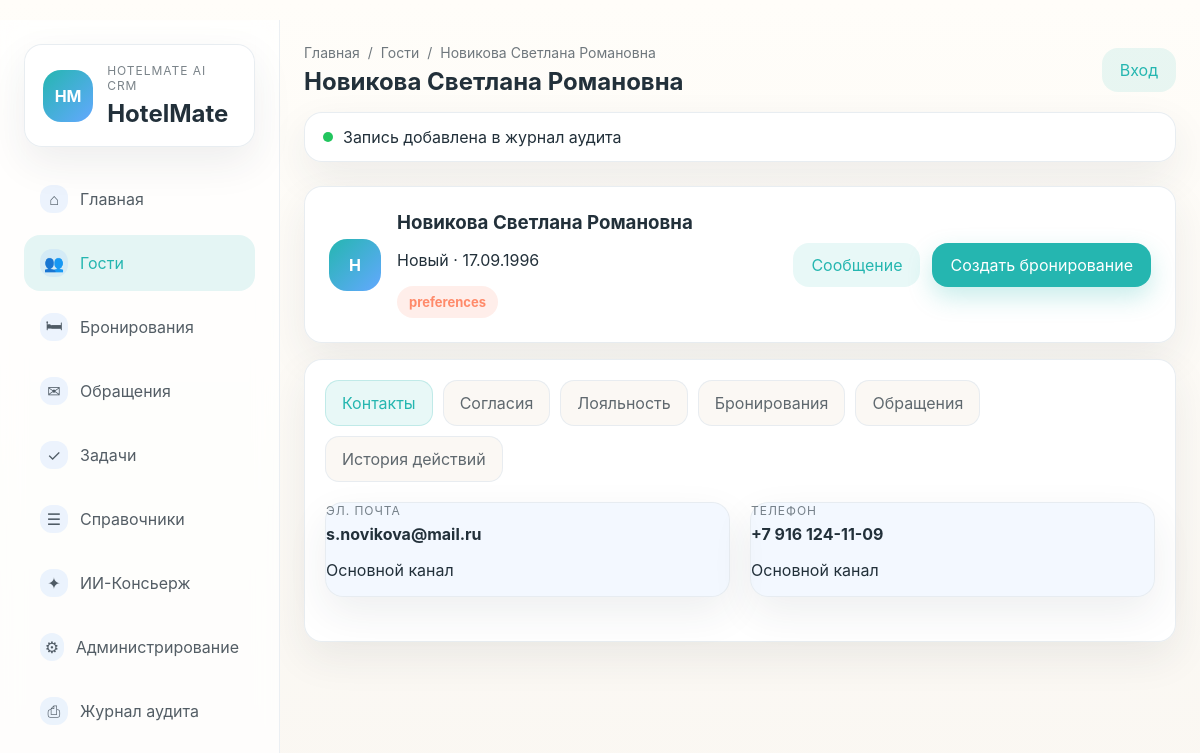
The page /guests/12/ on the database its author committed.
### ui/models.py (models this page shows, shortened)
class TimestampedModel(models.Model):
    created_at = models.DateTimeField(auto_now_add=True)
    updated_at = models.DateTimeField(auto_now=True)
    class Meta:
        abstract = True

class Client(TimestampedModel):
    last_name = models.CharField('фамилия', max_length=150)
    first_name = models.CharField('имя', max_length=150)
    middle_name = models.CharField('отчество', max_length=150, blank=True, default='')
    birth_date = models.DateField('дата_рождения', blank=True, null=True)
    segment = models.ForeignKey('ClientSegment', on_delete=models.SET_NULL, null=True, blank=True, verbose_name='сегмент', db_column='segment', to_field='code')
    preferences = models.JSONField('предпочтения_json', blank=True, null=True)
    notes = models.TextField('примечания', blank=True, default='')
    loyalty_level = models.ForeignKey('LoyaltyLevel', on_delete=models.SET_NULL, null=True, blank=True, verbose_name='уровень лояльности', db_column='loyalty_level', to_field='code')
    loyalty_points = models.IntegerField('баллы лояльности', default=0)
    class Meta:
        verbose_name = 'Клиент'
        verbose_name_plural = 'Клиенты'
    def __str__(self) -> str:
        parts = [self.last_name, self.first_name]
        if self.middle_name:
            parts.append(self.middle_name)
        return ' '.join(parts)

class ClientSegment(models.Model):
    code = models.CharField('код', max_length=80, primary_key=True)
    label = models.CharField('название', max_length=200)
    order = models.PositiveIntegerField('порядок', default=0)
    class Meta:
        verbose_name = 'Сегмент клиента'
        verbose_name_plural = 'Сегменты клиентов'
        ordering = ['order']
    def __str__(self): return self.label

class ContactChannel(TimestampedModel):
    client = models.ForeignKey(
        Client,
        on_delete=models.CASCADE,
        related_name='contact_channels',
        verbose_name='клиент',
    )
    type = models.ForeignKey('ContactChannelType', on_delete=models.PROTECT, verbose_name='тип', db_column='type', to_field='code')
    value = models.CharField('значение', max_length=255)
    is_primary = models.BooleanField('is_primary', default=False)
    verified_at = models.DateTimeField('verified_at', blank=True, null=True)
    priority = models.PositiveIntegerField('priority', default=0)
    class Meta:
        verbose_name = 'Контактный канал'
        verbose_name_plural = 'Контактные каналы'
        constraints = [
            models.UniqueConstraint(fields=['type_id', 'value'], name='uq_contactchannel_type_value'),
        ]

class ContactChannelType(models.Model):
    code = models.CharField('код', max_length=80, primary_key=True)
    label = models.CharField('название', max_length=200)
    order = models.PositiveIntegerField('порядок', default=0)
    class Meta:
        verbose_name = 'Тип контактного канала'
        verbose_name_plural = 'Типы контактных каналов'
        ordering = ['order']
    def __str__(self): return self.label

### ui/views.py (the view)
# urls.py: path('guests/<int:id>/', views.guest_detail, name='guest_detail'),
def guest_detail(request: HttpRequest, id: int) -> HttpResponse:
    guest = get_object_or_404(
        db.Client.objects.prefetch_related('contact_channels', 'consents'),
        pk=id,
    )
    context = base_context('Гости', str(guest), [
        {'label': 'Главная', 'url_name': 'ui:dashboard'},
        {'label': 'Гости', 'url_name': 'ui:guests_list'},
        {'label': str(guest)},
    ])
    booking_ids = list(
        db.Booking.objects.filter(client=guest).order_by('-created_at', '-id').values_list('id', flat=True)[:50]
    )
    ticket_ids = list(
        db.Ticket.objects.filter(client=guest).order_by('-updated_at', '-id').values_list('id', flat=True)[:50]
    )
    activity_filter = Q(entity='Client', entity_id=guest.id)
    if booking_ids:
        activity_filter |= Q(entity='Booking', entity_id__in=booking_ids)
    if ticket_ids:
        activity_filter |= Q(entity='Ticket', entity_id__in=ticket_ids)
    context.update(
        {
            'guest': guest,
            'contact_channels': guest.contact_channels.all().order_by('-is_primary', 'priority', 'id'),
            'consents': guest.consents.all().order_by('-obtained_at', '-id'),
            'loyalty_level': guest.loyalty_level,
            'loyalty_points': guest.loyalty_points,
            'guest_bookings': (
                db.Booking.objects.filter(client=guest)
                .select_related('category')
                .order_by('-created_at', '-id')[:20]
            ),
            'guest_tickets': (
                db.Ticket.objects.filter(client=guest)
                .select_related('booking')
                .order_by('-updated_at', '-id')[:20]
            ),
            'activity_history': (
                db.AuditLog.objects.filter(activity_filter)
                .select_related('actor_employee')
                .order_by('-created_at', '-id')[:30]
            ),
        }
    )
    return render(request, 'ui/guest_detail.html', context)

### ui/models.py (called while the page is built)
    def __str__(self): return self.label

    def __str__(self): return self.label

    def __str__(self): return self.label

    def __str__(self): return self.label

    def __str__(self): return self.label

    def __str__(self) -> str:
        return self.name

### ui/templatetags/translate.py (called while the page is built)
@register.filter
def booking_status(value: str) -> str:
    return _BOOKING_STATUS.get(value, value)

@register.filter
def ticket_status(value: str) -> str:
    return _TICKET_STATUS.get(value, value)

@register.filter
def priority(value: str) -> str:
    return _PRIORITY.get(value, value)

@register.filter
def segment(value: str) -> str:
    return _SEGMENT.get(value, value)

### ui/views.py (called while the page is built)
def base_context(active_page: str, title: str, breadcrumbs: list[dict]) -> dict:
    return {
        'nav_items': NAV_ITEMS,
        'active_page': active_page,
        'page_title': title,
        'breadcrumbs': breadcrumbs,
        'notice': 'Запись добавлена в журнал аудита',
    }

### ui/templates/ui/guest_detail.html (shortened to what this page needs)
{% extends 'ui/base.html' %}
{% load translate %}
{% block content %}
<section class="card hero-card">
    <div class="profile-head">
        <div class="avatar">{{ guest.last_name|slice:':1' }}</div>
        <div>
            <h3>{{ guest }}</h3>
            <p>{{ guest.segment|segment|default:"—" }} · {{ guest.birth_date|date:"d.m.Y"|default:"—" }}</p>
            <div class="badge-row">
                {% if guest.preferences %}<span class="badge badge-sunset">preferences</span>{% endif %}
            </div>
        </div>
        <div class="button-row profile-actions">
            <a class="btn btn-secondary" href="{% url 'ui:crud_create' 'messages' %}">Сообщение</a>
            <a class="btn btn-primary" href="{% url 'ui:crud_create' 'bookings' %}">Создать бронирование</a>
        </div>
    </div>
</section>
<section class="card">
    <div class="tabs" data-tabs>
        <div class="tab-buttons">
            <button class="tab-button active" type="button" data-tab-target="contacts">Контакты</button>
            <button class="tab-button" type="button" data-tab-target="consents">Согласия</button>
            <button class="tab-button" type="button" data-tab-target="loyalty">Лояльность</button>
            <button class="tab-button" type="button" data-tab-target="bookings">Бронирования</button>
            <button class="tab-button" type="button" data-tab-target="tickets">Обращения</button>
            <button class="tab-button" type="button" data-tab-target="history">История действий</button>
        </div>
        <div class="tab-panel active" data-tab-panel="contacts">
            <div class="split-grid">
                {% for channel in contact_channels %}
                    <div class="info-card soft-accent">
                        <p class="eyebrow">{{ channel.type }}</p>
                        <strong>{{ channel.value }}</strong>
                        <p>{% if channel.is_primary %}Основной канал{% else %}Дополнительный канал{% endif %}</p>
                    </div>
                {% endfor %}
            </div>
        </div>
    </div>
</section>
{% endblock %}

### ui/static/ui/styles.css (style rules this page uses)
:root { --sand: #FAF7F2; --sea: #25B6B0; --sky: #63A8FF; --sunset: #FF8A6A; --graphite: #22303A; --mist: #E6EBF0; --success: #22C55E; --warning: #F59E0B; --danger: #EF4444; --white: #FFFFFF; --shadow: 0 16px 40px rgba(34, 48, 58, 0.08); --radius: 18px; }
* { box-sizing: border-box; }
body { margin: 0; font-family: Inter, -apple-system, BlinkMacSystemFont, 'Segoe UI', sans-serif; background: linear-gradient(180deg, #fffdf9 0%, var(--sand) 100%); color: var(--graphite); }
a { color: inherit; text-decoration: none; }
button, input, select, textarea { font: inherit; }
.brand-card, .card, .notice-banner, .kanban-card, .info-card { border-radius: var(--radius); background: rgba(255, 255, 255, 0.95); border: 1px solid rgba(230, 235, 240, 0.9); box-shadow: var(--shadow); }
.brand-mark, .avatar { width: 52px; height: 52px; border-radius: 18px; display: grid; place-items: center; color: var(--white); background: linear-gradient(135deg, var(--sea), var(--sky)); font-weight: 700; }
.eyebrow { margin: 0 0 6px; font-size: 12px; text-transform: uppercase; letter-spacing: 0.08em; color: rgba(34, 48, 58, 0.6); }
.brand-card h1, .topbar h2, .section-head h3, .profile-head h3, .metric-card h3 { margin: 0; }
.topbar-actions, .button-row, .badge-row { display: flex; align-items: center; gap: 12px; }
.btn { border: none; border-radius: 16px; padding: 12px 18px; cursor: pointer; transition: transform 0.2s ease, box-shadow 0.2s ease; }
.btn-primary { color: var(--white); background: var(--sea); box-shadow: 0 10px 24px rgba(37, 182, 176, 0.25); }
.btn-secondary { color: var(--sea); background: rgba(37, 182, 176, 0.1); }
.metrics-grid, .content-grid, .split-grid, .toolbar-grid, .kanban-grid, .detail-layout { display: grid; gap: 20px; margin-bottom: 24px; }
.split-grid { grid-template-columns: repeat(auto-fit, minmax(220px, 1fr)); }
.card, .metric-card, .kanban-column { padding: 20px; }
.section-head, .list-row, .profile-head, .card-meta, .table-row, .timeline-item, .message-bubble { display: flex; align-items: flex-start; justify-content: space-between; gap: 16px; }
.soft-accent { background: rgba(99, 168, 255, 0.08); }
.hero-card { padding: 24px; }
.profile-head { align-items: center; }
.profile-actions { margin-left: auto; }
.badge { display: inline-flex; align-items: center; justify-content: center; padding: 8px 12px; border-radius: 999px; font-size: 13px; font-weight: 700; }
.badge-sunset { background: rgba(255, 138, 106, 0.14); color: var(--sunset); }
.tabs { display: flex; flex-direction: column; gap: 20px; }
.tab-buttons { display: flex; flex-wrap: wrap; gap: 10px; }
.tab-button { border: 1px solid rgba(230, 235, 240, 0.9); background: rgba(250, 247, 242, 0.8); color: rgba(34, 48, 58, 0.72); border-radius: 14px; padding: 12px 16px; cursor: pointer; }
.tab-button.active { color: var(--sea); background: rgba(37, 182, 176, 0.1); border-color: rgba(37, 182, 176, 0.2); }
.tab-panel { display: none; }
.tab-panel.active { display: block; }

### rows shown on the page
Client: last_name "Н", last_name+first_name+middle_name "Новикова Светлана Романовна", segment|segment "Новый", birth_date "17.09.1996"
ContactChannel: type "ЭЛ. ПОЧТА", value "s.novikova@mail.ru", is_primary "Основной канал"
ContactChannel: type "ТЕЛЕФОН", value "+7 916 124-11-09", is_primary "Основной канал"

### other values the page prints
{{ item.icon }} "⌂" "👥" "🛏" "✉" "✓" "☰" "✦" "⚙" "⎙"
{{ item.label }} "Главная" "Гости" "Бронирования" "Обращения" "Задачи" "Справочники" "ИИ-Консьерж" "Администрирование" "Журнал аудита"
{{ crumb.label }} "Главная" "Гости"
{{ crumb.label }} "Новикова Светлана Романовна"
{{ page_title }} "Новикова Светлана Романовна"
{{ notice }} "Запись добавлена в журнал аудита"
